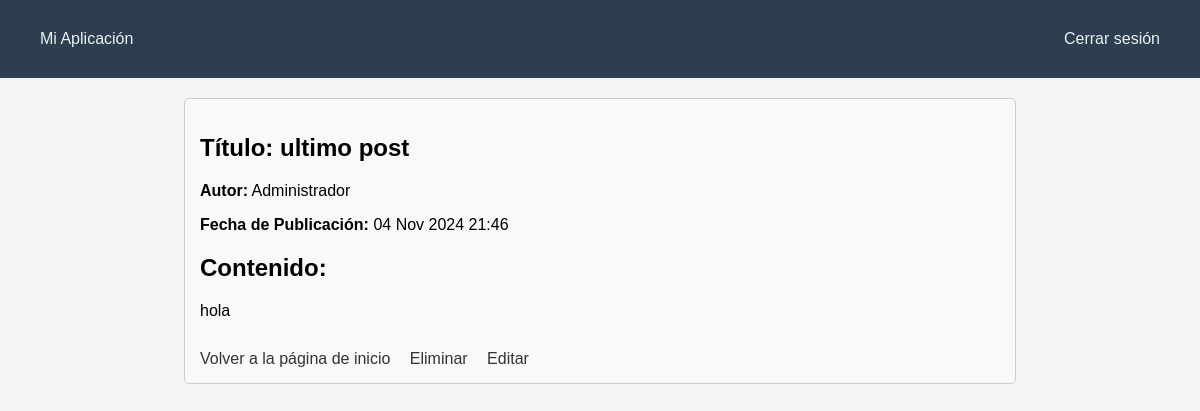
Page /posts/8/ (signed in) on the committed database.
### logs/models.py (models this page shows)
class Post(models.Model):
    Titulo = models.CharField(max_length=200)
    Contenido = models.TextField()
    Fecha_de_Publicacion = models.DateTimeField(auto_now_add=True)
    Autor = models.ForeignKey(User, on_delete=models.CASCADE)
    class Meta:
        permissions = [
            ("crear_publicacion", "Puede crear publicaciones"),
            ("editar_publicacion", "Puede editar publicaciones"),
            ("eliminar_publicacion", "Puede eliminar publicaciones"),
            ("ver_publicacion", "Puede ver publicaciones"),
        ]

### logs/views.py (the view)
# urls.py: path('posts/<int:post_id>/', views.posts_detail, name='detalle_post'),
@login_required
@permission_required('logs.ver_publicacion', raise_exception=True)
def posts_detail(request, post_id):
    post = get_object_or_404(Post, id=post_id)
    can_delete = request.user.has_perm('logs.eliminar_publicacion')
    can_edit = request.user.has_perm('logs.editar_publicacion')
    return render(request, 'detallePublicaciones.html', {'post': post, 'can_delete': can_delete, 'can_edit': can_edit})

### logs/templates/detallePublicaciones.html (shortened to what this page needs)
{% extends "base.html" %}
{% block content %}
    <div class="post_detalle">
        <h2><strong>Título:</strong> {{ post.Titulo }}</h2>
        <p><strong>Autor:</strong> {{ post.Autor.username }}</p>
        <p><strong>Fecha de Publicación:</strong> {{ post.Fecha_de_Publicacion|date:"d M Y H:i" }}</p>
        <div class="post_contenido">
            <h2>Contenido:</h2>
            <p>{{ post.Contenido }}</p>
        </div>
        <div class="enlaces">
            <a href="{% url 'home' %}">Volver a la página de inicio</a>
            {% if can_delete %}
                <a href="{% url 'eliminar_post' post.id %}">Eliminar</a>
            {% endif %}
            {% if can_edit %}
                <a href="{% url 'editar_post' post.id %}">Editar</a>
            {% endif %}
        </div>
    </div>
{% endblock %}

### logs/static/logs/style.css (style rules this page uses)
html { margin: 0; }
body { font-family: Arial, sans-serif; margin: 0; padding: 0; background-color: #f4f4f4; }
a { color: #007bff; text-decoration: none; }
.post_detalle { max-width: 800px; margin: 20px auto; padding: 15px; border: 1px solid #ccc; border-radius: 5px; background-color: #f9f9f9; }
.post_contenido { margin-top: 20px; }
.enlaces { margin-top: 30px; }
.enlaces a { display: inline-block; margin-right: 15px; text-decoration: none; color: #333; }

### rows in the picture
Post: Titulo "ultimo post", Autor.username "Administrador", Fecha_de_Publicacion "04 Nov 2024 21:46", Contenido "hola"
